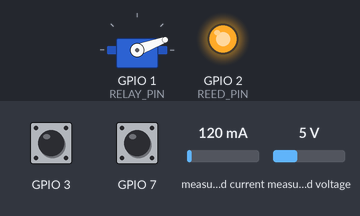
A sketch run on a simulated ESP32. Shown: servo, output pins drawn as LEDs (lit = HIGH). The test bench sets the inputs (shaded band); at power-on: GPIO 7 HIGH, GPIO 3 HIGH, measured current 120 mA, measured voltage 5 V. Nothing arrives over Bluetooth unless stated; a phone connects over Bluetooth LE 3 s after start; what the sketch prints to the serial monitor is not drawn.

Above: at 2.2 s.
2.3 s: GPIO 7 pulled LOW for 0.15 s
At 2.8 s:
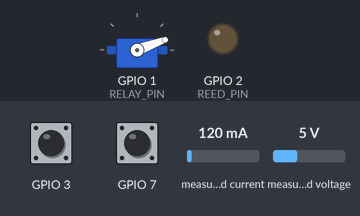
7.0 s: GPIO 7 pulled LOW for 1 s
At 8.0 s:
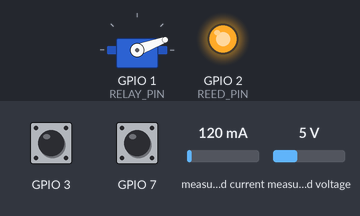
Timing chart, 0 to 10.0 s (numbered marks = the images above; inputs shaded):
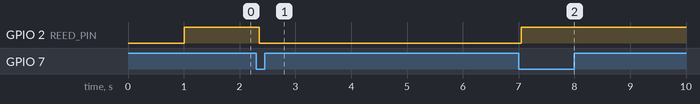

The sketch:

dudeoji_control.ino
```cpp
#include <Arduino.h>
#include <Wire.h>

#include <Adafruit_INA219.h>
#include <ArduinoJson.h>
#include <BLE2902.h>
#include <BLEAdvertising.h>
#include <BLEDevice.h>
#include <BLEServer.h>
#include <BLEUtils.h>
#include <ESP32Servo.h>

// ---------------------------------------------------------------------------
// ESP-CONTROL: 리드 스위치 + 서보 + 릴레이/팬 + INA219
//
// 데이터 경로:
//   리드·릴레이·INA219 -> BLE Notification -> Raspberry Pi 게이트웨이
//   Raspberry Pi 게이트웨이 -> BLE Write -> 서보·릴레이/팬
//
// 중요: 팬과 서보 전원은 XIAO 핀이 아닌 외부 전원에서 공급해야 합니다.
// XIAO, 서보, 릴레이/팬, INA219 전원의 GND는 공통으로 연결합니다.
// ---------------------------------------------------------------------------

namespace DudeojiControl {

constexpr char BLE_DEVICE_NAME[] = "DUDEOJI-CONTROL";
constexpr char DEVICE_ID[] = "control-01";

// dudeoji-gateway/protocol.py와 같은 UUID를 사용합니다.
constexpr char SERVICE_UUID[] =
    "7d2ea28a-f7bd-485a-bd9d-92ad6ecfe93e";
constexpr char SENSOR_CHARACTERISTIC_UUID[] =
    "7d2ea28b-f7bd-485a-bd9d-92ad6ecfe93e";
constexpr char CONTROL_CHARACTERISTIC_UUID[] =
    "7d2ea28c-f7bd-485a-bd9d-92ad6ecfe93e";
constexpr char RESULT_CHARACTERISTIC_UUID[] =
    "7d2ea28d-f7bd-485a-bd9d-92ad6ecfe93e";

constexpr uint8_t SERVO_PIN = D0;
constexpr uint8_t RELAY_PIN = D1;
constexpr uint8_t REED_PIN = D2;
constexpr uint8_t INA_SDA_PIN = D4;
constexpr uint8_t INA_SCL_PIN = D5;
constexpr uint8_t MANUAL_BUTTON_PIN = D8;

// 일반적인 LOW 트리거 릴레이 모듈 기준입니다.
// 사용하는 모듈이 HIGH 트리거라면 false로 변경하세요.
constexpr bool RELAY_ACTIVE_LOW = true;

constexpr int WINDOW_CLOSED_ANGLE = 20;
constexpr int WINDOW_OPEN_ANGLE = 100;

constexpr unsigned long PUBLISH_INTERVAL_MS = 5000;
constexpr unsigned long BUTTON_DEBOUNCE_MS = 50;
constexpr unsigned long BLE_READVERTISE_DELAY_MS = 500;

}  // namespace DudeojiControl

Adafruit_INA219 ina219;
Servo windowServo;

BLEServer* bleServer = nullptr;
BLECharacteristic* stateCharacteristic = nullptr;
BLECharacteristic* resultCharacteristic = nullptr;

volatile bool bleConnected = false;
bool wasBleConnected = false;
bool inaAvailable = false;
bool fanOn = false;
volatile bool forcePublish = true;

unsigned long lastPublishAt = 0;
unsigned long disconnectedAt = 0;

bool lastButtonReading = HIGH;
bool stableButtonState = HIGH;
unsigned long lastButtonChangeAt = 0;

int relayOnLevel() {
  return DudeojiControl::RELAY_ACTIVE_LOW ? LOW : HIGH;
}

int relayOffLevel() {
  return DudeojiControl::RELAY_ACTIVE_LOW ? HIGH : LOW;
}

bool readWindowOpen() {
  // N.O. 리드 스위치 + INPUT_PULLUP:
  // 자석이 가까워 접점이 닫히면 LOW = 창문 닫힘입니다.
  return digitalRead(DudeojiControl::REED_PIN) == HIGH;
}

void setFan(bool enabled) {
  fanOn = enabled;
  digitalWrite(
      DudeojiControl::RELAY_PIN,
      enabled ? relayOnLevel() : relayOffLevel());
}

void setWindowPosition(bool open) {
  windowServo.write(
      open
          ? DudeojiControl::WINDOW_OPEN_ANGLE
          : DudeojiControl::WINDOW_CLOSED_ANGLE);
}

bool initializeIna219() {
  Wire.begin(
      DudeojiControl::INA_SDA_PIN,
      DudeojiControl::INA_SCL_PIN);

  if (!ina219.begin(&Wire)) {
    Serial.println(
        "[INA219] 초기화 실패 - 창문·팬 제어는 계속 동작합니다.");
    return false;
  }

  ina219.setCalibration_32V_2A();
  Serial.println("[INA219] 연결 성공");
  return true;
}

void notifyJson(BLECharacteristic* characteristic, JsonDocument& doc) {
  if (!bleConnected || characteristic == nullptr) {
    return;
  }

  String payload;
  serializeJson(doc, payload);
  characteristic->setValue(payload.c_str());
  characteristic->notify();

  Serial.print("[BLE TX] ");
  Serial.println(payload);
}

void publishControlState() {
  JsonDocument doc;
  doc["type"] = "control_state";
  doc["device_id"] = DudeojiControl::DEVICE_ID;
  doc["window_open"] = readWindowOpen();
  doc["fan_on"] = fanOn;

  float busVoltage = NAN;
  float currentMa = NAN;
  float powerWatt = NAN;
  bool measurementValid = false;

  if (inaAvailable) {
    busVoltage = ina219.getBusVoltage_V();
    currentMa = ina219.getCurrent_mA();
    powerWatt = ina219.getPower_mW() / 1000.0f;
    measurementValid =
        isfinite(busVoltage) &&
        isfinite(currentMa) &&
        isfinite(powerWatt);
  }

  doc["ina_available"] = inaAvailable && measurementValid;
  if (inaAvailable && measurementValid) {
    doc["bus_voltage"] = roundf(busVoltage * 100.0f) / 100.0f;
    doc["current_ma"] = roundf(currentMa * 10.0f) / 10.0f;
    doc["power_watt"] = roundf(powerWatt * 100.0f) / 100.0f;
  } else {
    doc["bus_voltage"] = nullptr;
    doc["current_ma"] = nullptr;
    doc["power_watt"] = nullptr;
  }

  notifyJson(stateCharacteristic, doc);
  lastPublishAt = millis();
  forcePublish = false;
}

void publishCommandResult(
    const String& commandId,
    const String& action,
    bool success,
    const char* detail) {
  JsonDocument doc;
  doc["type"] = "result";
  doc["device_id"] = DudeojiControl::DEVICE_ID;
  doc["command_id"] = commandId;
  doc["action"] = action;
  doc["success"] = success;
  doc["detail"] = detail;

  notifyJson(resultCharacteristic, doc);
}

void handleControlCommand(const String& rawPayload) {
  JsonDocument doc;
  const DeserializationError error =
      deserializeJson(doc, rawPayload);

  if (error) {
    Serial.print("[BLE RX] JSON 오류: ");
    Serial.println(error.c_str());
    publishCommandResult("", "", false, "invalid_json");
    return;
  }

  const String commandId = doc["command_id"] | "";
  const String action = doc["action"] | "";

  Serial.print("[BLE RX] command_id=");
  Serial.print(commandId);
  Serial.print(", action=");
  Serial.println(action);

  if (commandId.length() == 0 || action.length() == 0) {
    publishCommandResult(
        commandId,
        action,
        false,
        "missing_command_id_or_action");
    return;
  }

  if (action == "OPEN_WINDOW") {
    setWindowPosition(true);
    publishCommandResult(
        commandId,
        action,
        true,
        "servo_open_commanded");
  } else if (action == "CLOSE_WINDOW") {
    setWindowPosition(false);
    publishCommandResult(
        commandId,
        action,
        true,
        "servo_close_commanded");
  } else if (action == "TURN_ON_AIRCON") {
    setFan(true);
    publishCommandResult(
        commandId,
        action,
        true,
        "fan_turned_on");
  } else if (action == "TURN_OFF_AIRCON") {
    setFan(false);
    publishCommandResult(
        commandId,
        action,
        true,
        "fan_turned_off");
  } else {
    publishCommandResult(
        commandId,
        action,
        false,
        "unsupported_action");
    return;
  }

  forcePublish = true;
}

class ControlServerCallbacks : public BLEServerCallbacks {
 public:
  void onConnect(BLEServer* server) override {
    bleConnected = true;
    forcePublish = true;
    Serial.println("[BLE] 게이트웨이 연결됨");
  }

  void onDisconnect(BLEServer* server) override {
    bleConnected = false;
    disconnectedAt = millis();
    Serial.println("[BLE] 게이트웨이 연결 끊김");
  }
};

class ControlCommandCallbacks : public BLECharacteristicCallbacks {
 public:
  void onWrite(BLECharacteristic* characteristic) override {
    const String value = characteristic->getValue();
    if (value.length() > 0) {
      handleControlCommand(value);
    }
  }
};

void initializeBle() {
  BLEDevice::init(DudeojiControl::BLE_DEVICE_NAME);
  BLEDevice::setMTU(247);

  bleServer = BLEDevice::createServer();
  bleServer->setCallbacks(new ControlServerCallbacks());

  BLEService* service =
      bleServer->createService(DudeojiControl::SERVICE_UUID);

  stateCharacteristic = service->createCharacteristic(
      DudeojiControl::SENSOR_CHARACTERISTIC_UUID,
      BLECharacteristic::PROPERTY_READ |
          BLECharacteristic::PROPERTY_NOTIFY);
  stateCharacteristic->addDescriptor(new BLE2902());

  BLECharacteristic* controlCharacteristic =
      service->createCharacteristic(
          DudeojiControl::CONTROL_CHARACTERISTIC_UUID,
          BLECharacteristic::PROPERTY_WRITE);
  controlCharacteristic->setCallbacks(
      new ControlCommandCallbacks());

  resultCharacteristic = service->createCharacteristic(
      DudeojiControl::RESULT_CHARACTERISTIC_UUID,
      BLECharacteristic::PROPERTY_NOTIFY);
  resultCharacteristic->addDescriptor(new BLE2902());

  service->start();

  BLEAdvertising* advertising = BLEDevice::getAdvertising();
  advertising->addServiceUUID(DudeojiControl::SERVICE_UUID);
  advertising->setScanResponse(true);
  advertising->setMinPreferred(0x06);
  advertising->setMinPreferred(0x12);
  advertising->start();

  Serial.print("[BLE] Advertising 시작: ");
  Serial.println(DudeojiControl::BLE_DEVICE_NAME);
}

void handleManualButton() {
  const bool reading =
      digitalRead(DudeojiControl::MANUAL_BUTTON_PIN);

  if (reading != lastButtonReading) {
    lastButtonChangeAt = millis();
    lastButtonReading = reading;
  }

  if (
      millis() - lastButtonChangeAt >=
          DudeojiControl::BUTTON_DEBOUNCE_MS &&
      reading != stableButtonState) {
    stableButtonState = reading;

    if (stableButtonState == LOW) {
      setFan(!fanOn);
      forcePublish = true;
      Serial.print("[BUTTON] 팬 상태: ");
      Serial.println(fanOn ? "ON" : "OFF");
    }
  }
}

void setup() {
  Serial.begin(115200);
  delay(1000);

  Serial.println();
  Serial.println("================================");
  Serial.println("두더지 ESP-CONTROL BLE 펌웨어 시작");
  Serial.println("================================");

  // 부팅 중 릴레이가 순간적으로 켜지지 않도록 OFF 값을 먼저 기록합니다.
  digitalWrite(DudeojiControl::RELAY_PIN, relayOffLevel());
  pinMode(DudeojiControl::RELAY_PIN, OUTPUT);
  setFan(false);

  pinMode(DudeojiControl::REED_PIN, INPUT_PULLUP);
  pinMode(
      DudeojiControl::MANUAL_BUTTON_PIN,
      INPUT_PULLUP);

  // 서보와 팬의 실제 부하 전류는 외부 전원에서 공급해야 합니다.
  windowServo.setPeriodHertz(50);
  windowServo.attach(
      DudeojiControl::SERVO_PIN,
      500,
      2400);
  setWindowPosition(false);

  // 실패해도 아래 BLE/서보/릴레이 초기화와 loop는 계속 진행합니다.
  inaAvailable = initializeIna219();
  initializeBle();
}

void loop() {
  handleManualButton();

  if (
      bleConnected &&
      (forcePublish ||
       millis() - lastPublishAt >=
           DudeojiControl::PUBLISH_INTERVAL_MS)) {
    publishControlState();
  }

  if (
      !bleConnected &&
      wasBleConnected &&
      millis() - disconnectedAt >=
          DudeojiControl::BLE_READVERTISE_DELAY_MS) {
    bleServer->startAdvertising();
    wasBleConnected = false;
    Serial.println("[BLE] Advertising 재시작");
  }

  if (bleConnected && !wasBleConnected) {
    wasBleConnected = true;
  }

  delay(5);
}
```

Measured:
- after the input at 2.3 s, GPIO 2 (REED_PIN): HIGH → LOW after 0.05 s
- after the input at 7.0 s, GPIO 2 (REED_PIN): LOW → HIGH after 0.05 s
